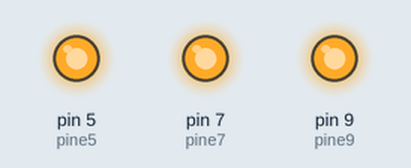
A sketch run on a simulated Arduino Uno, built with avr-gcc and run on an emulated ATmega328P. On the bench: output pins drawn as LEDs (lit = HIGH). The local clock reads 2024-03-15 10:24:30 at power-on unless the sketch sets it; what the sketch prints to the serial monitor is not drawn.

Above: at 0.1 s.
Timing chart, 0 to 1.6 s (numbered marks = the images above):
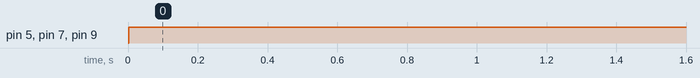

Measured:
- by itself, pin 5 (pine5), pin 7 (pine7), pin 9 (pine9): LOW → HIGH at 0.00 s

The sketch:

home_plant_sprinkler.ino
```cpp
// Automatic sprinkler for up to four water pumps operating independently under the control of the arduino and RTC module.
// The sprinkler is activated at a specific time, and the water flow is controlled by the time the water pump is on.


#include <Wire.h>
#include "RTClib.h"
RTC_DS1307 rtc;

const int pine5 = 5;
const int pine7 = 7;
const int pine9 = 9;
//const int pineX = X;


//here you need to define the time to turn on the first water pump. For example, 3.15pm you need to set hours = 15
//minutes = 15, and seconds = 0

int hours = 15;
int minutes = 25;
int seconds = 0;
int delayPump = 10000;


void setup () {
    Serial.begin(9600);
    pinMode(5, OUTPUT);
    pinMode(7, OUTPUT);
    pinMode(9, OUTPUT);
 // pinMode(X, OUTPUT);


          //here is the configuration of the DS_RTC module
          #ifdef AVR
            Wire.begin();
          #else
            Wire1.begin();
          #endif
            rtc.begin();

            if (! rtc.isrunning()) {
                Serial.println("RTC is NOT running!");
              // following line sets the RTC to the date & time this sketch was compiled
              //rtc.adjust(DateTime(F(__DATE__), F(__TIME__)));

              // This line sets the RTC with an explicit date & time, for example to set
              // January 02, 2021 at 3pm you would call:
              // rtc.adjust(DateTime(2021, 1, 2, 13, 22, 50));
            }

}

void loop () {

        DateTime now = rtc.now();
        Serial.print(now.day(), DEC);
        Serial.print('-');
        Serial.print(now.month(), DEC);
        Serial.print('-');
        Serial.print(now.year(), DEC);
        Serial.print(' ');
        Serial.print(now.hour(), DEC);
        Serial.print(':');
        Serial.print(now.minute(), DEC);
        Serial.print(':');
        Serial.print(now.second(), DEC);
        Serial.println();


    //if the time/date is at the given point, pineX will be on (LOW), else it will be off (HIGH).
      digitalWrite(pine5, HIGH);
      digitalWrite(pine7, HIGH);
      digitalWrite(pine9, HIGH);

    //in my project I let the pump on for 10 seconds (dalayPump). The water pumps are started sequentially at 1 minute intervals.
    //You need to define the time interval for the activation of the water pumps in your project, according
    //to your needs.
            if(now.hour() == hours && now.minute() == minutes  && now.second() == seconds)
          {
            digitalWrite(pine5, LOW);
            delay (delayPump);
          }


           if(now.hour() == hours && now.minute() == minutes+1  && now.second() == seconds)
          {
            digitalWrite(pine7, LOW);
            delay (delayPump);
          }


           if(now.hour() == hours && now.minute() == minutes+2  && now.second() == seconds)
          {
            digitalWrite(pine9, LOW);
            delay (delayPump);
          }


    }
```
